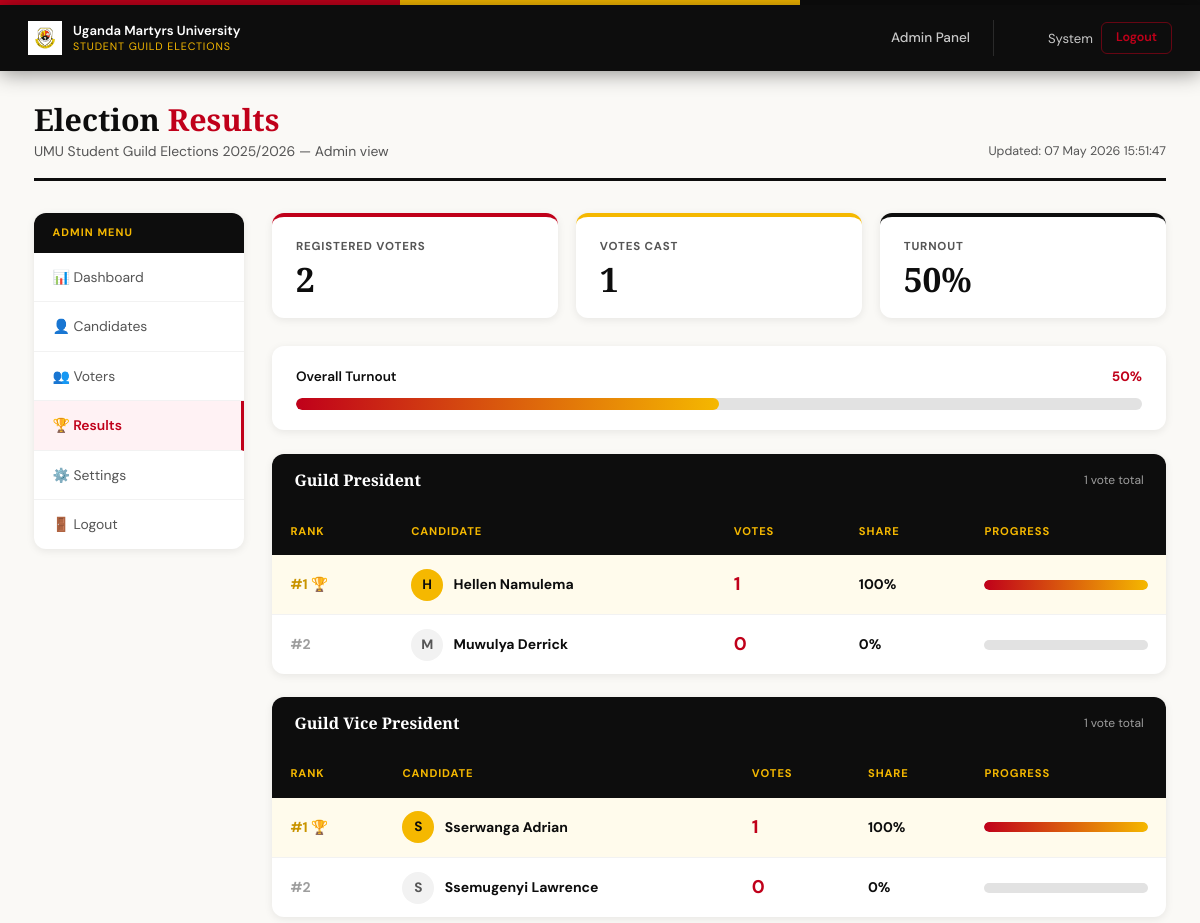
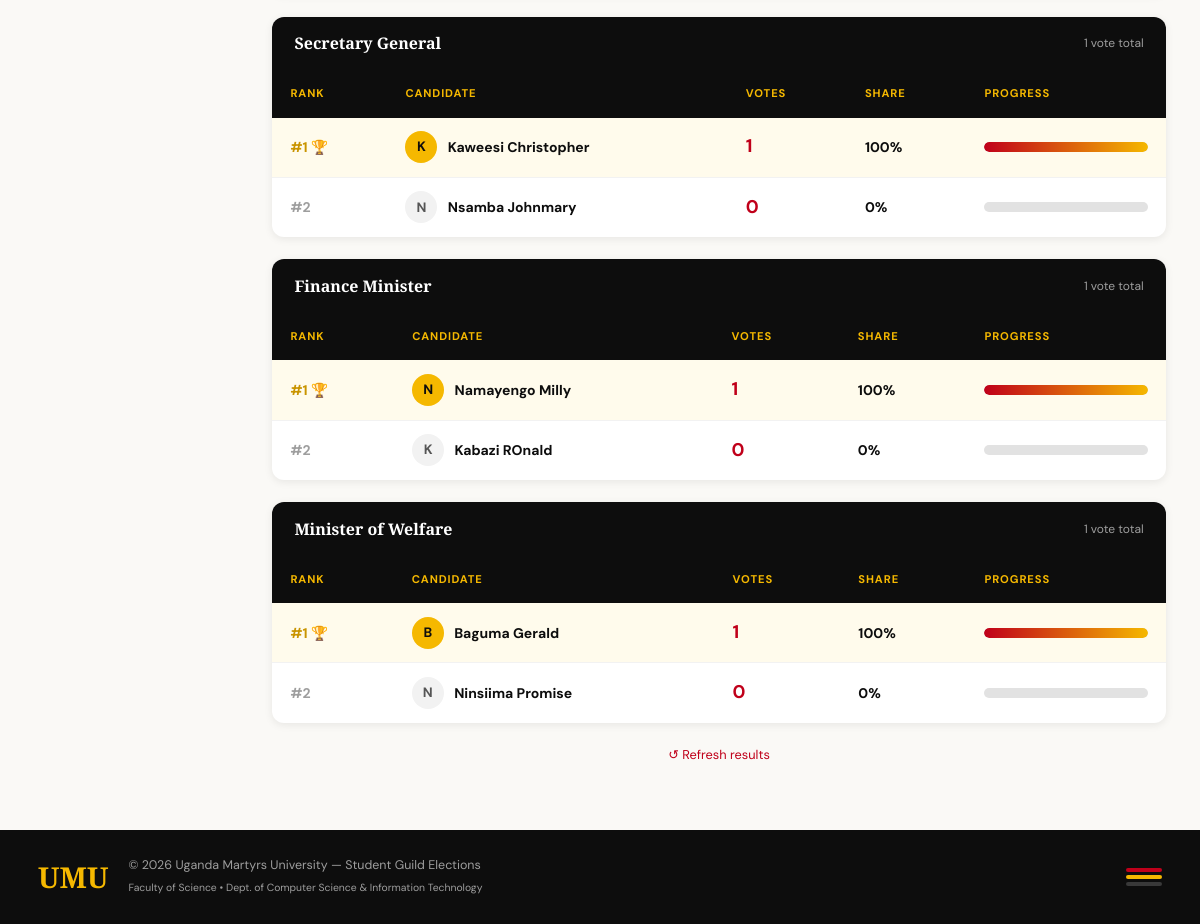
/admin/results.php (signed in), run on the app's committed database (2 pictures, top to bottom).
### tables this page shows
CREATE TABLE IF NOT EXISTS `settings` (
  `id` int UNSIGNED NOT NULL AUTO_INCREMENT,
  `setting_key` varchar(60) NOT NULL,
  `setting_value` varchar(255) NOT NULL,
  PRIMARY KEY (`id`),
  UNIQUE KEY `setting_key` (`setting_key`)
);

CREATE TABLE IF NOT EXISTS `positions` (
  `id` int UNSIGNED NOT NULL AUTO_INCREMENT,
  `title` varchar(100) NOT NULL,
  `display_order` tinyint UNSIGNED NOT NULL DEFAULT '0',
  PRIMARY KEY (`id`)
);

CREATE TABLE IF NOT EXISTS `candidates` (
  `id` int UNSIGNED NOT NULL AUTO_INCREMENT,
  `position_id` int UNSIGNED NOT NULL,
  `full_name` varchar(120) NOT NULL,
  `manifesto` text,
  `photo_path` varchar(255) DEFAULT NULL,
  `vote_count` int UNSIGNED NOT NULL DEFAULT '0',
  `created_at` timestamp NOT NULL DEFAULT CURRENT_TIMESTAMP,
  PRIMARY KEY (`id`),
  KEY `position_id` (`position_id`)
);

### config.php (called while the page is built, shortened)
<?php
function db(): PDO {
    static $pdo = null;
    if ($pdo !== null) return $pdo;
    $dsn = 'mysql:host='.DB_HOST.';dbname='.DB_NAME.';charset='.DB_CHARSET;
    try {
        $pdo = new PDO($dsn, DB_USER, DB_PASS, [
            PDO::ATTR_ERRMODE            => PDO::ERRMODE_EXCEPTION,
            PDO::ATTR_DEFAULT_FETCH_MODE => PDO::FETCH_ASSOC,
            PDO::ATTR_EMULATE_PREPARES   => false,
        ]);
    } catch (PDOException $ex) {
        http_response_code(500);
        die('<div style="font-family:monospace;background:#fff0f2;color:#c00;padding:24px;'
          . 'border-left:5px solid #c00;max-width:700px;margin:40px auto">'
          . '<strong>Database connection failed.</strong><br><br>'
          . htmlspecialchars($ex->getMessage())
          . '<br><br>Please edit <strong>config.php</strong> and set the correct '
          . 'DB_HOST, DB_USER, DB_PASS, DB_NAME values.</div>');
    }
    return $pdo;
}
function e(string $s): string {
    return htmlspecialchars($s, ENT_QUOTES | ENT_SUBSTITUTE, 'UTF-8');
}
function electionTitle(): string {
    $row = db()->query(
        "SELECT setting_value FROM settings WHERE setting_key='election_title' LIMIT 1"
    )->fetch();
    return $row['setting_value'] ?? APP_NAME;
}

### admin/results.php (the view, shortened to what this page needs)
<?php
require_once __DIR__ . '/../config.php';
$positions = db()->query('SELECT * FROM positions ORDER BY display_order')->fetchAll();
$candidates = db()->query(
    'SELECT c.id, c.position_id, c.full_name, c.vote_count,
            p.title AS position_title
     FROM candidates c
     JOIN positions p ON c.position_id = p.id
     ORDER BY p.display_order, c.vote_count DESC, c.full_name'
)->fetchAll();
$byPos = [];
foreach ($candidates as $c) $byPos[$c['position_id']][] = $c;
$totalStudents = (int)db()->query('SELECT COUNT(*) FROM users WHERE role="student"')->fetchColumn();
$votedStudents = (int)db()->query('SELECT COUNT(*) FROM users WHERE has_voted=1 AND role="student"')->fetchColumn();
$turnout       = $totalStudents > 0 ? round(($votedStudents / $totalStudents) * 100, 1) : 0;
include __DIR__ . '/../includes/header.php';
?>
<div class="page-wrap">
  <div class="page-header">
    <div>
      <h1>Election <span>Results</span></h1>
      <div class="page-subtitle"><?= e(electionTitle()) ?> — Admin view</div>
    </div>
    <span style="font-size:.78rem;color:var(--grey-600)">
      Updated: <?= date('d M Y H:i:s') ?>
    </span>
  </div>
  <div class="admin-layout">
    <aside class="admin-sidebar">
      <nav class="sidebar-nav">
        <div class="sidebar-nav-header">Admin Menu</div>
        <a href="dashboard.php"  class="sidebar-nav-link">📊 Dashboard</a>
        <a href="candidates.php" class="sidebar-nav-link">👤 Candidates</a>
        <a href="users.php"      class="sidebar-nav-link">👥 Voters</a>
        <a href="results.php"    class="sidebar-nav-link active">🏆 Results</a>
        <a href="settings.php"   class="sidebar-nav-link">⚙️ Settings</a>
        <a href="../logout.php"  class="sidebar-nav-link">🚪 Logout</a>
      </nav>
    </aside>
    <div class="admin-main">
      <div class="stats-grid" style="grid-template-columns:repeat(3,1fr)">
        <div class="stat-card">
          <div class="stat-label">Registered Voters</div>
          <div class="stat-value"><?= number_format($totalStudents) ?></div>
        </div>
        <div class="stat-card yellow">
          <div class="stat-label">Votes Cast</div>
          <div class="stat-value"><?= number_format($votedStudents) ?></div>
        </div>
        <div class="stat-card black">
          <div class="stat-label">Turnout</div>
          <div class="stat-value"><?= $turnout ?>%</div>
        </div>
      </div>
      <div style="background:var(--white);border-radius:var(--radius-md);padding:1.25rem 1.5rem;
                  box-shadow:var(--shadow-sm);margin-bottom:1.5rem">
        <div style="display:flex;justify-content:space-between;margin-bottom:.6rem;font-size:.85rem">
          <span style="font-weight:600">Overall Turnout</span>
          <strong style="color:var(--red)"><?= $turnout ?>%</strong>
        </div>
        <div class="vote-bar-track" style="height:12px">
          <div class="vote-bar-fill" data-pct="<?= $turnout ?>" style="width:0%"></div>
        </div>
      </div>
      <?php foreach ($positions as $pos):
        $cands = $byPos[$pos['id']] ?? [];
        $total = array_sum(array_column($cands, 'vote_count'));
      ?>
      <div class="data-table-wrap" style="margin-bottom:1.4rem">
        <div style="background:var(--black);color:var(--white);padding:.9rem 1.4rem;
                    display:flex;justify-content:space-between;align-items:center">
          <span style="font-family:var(--font-display);font-size:1rem;font-weight:700">
            <?= e($pos['title']) ?>
          </span>
          <span style="font-size:.75rem;color:var(--grey-400)">
            <?= $total ?> vote<?= $total !== 1 ? 's' : '' ?> total
          </span>
        </div>
        <table class="data-table">
          <thead>
            <tr>
              <th>Rank</th>
              <th>Candidate</th>
              <th>Votes</th>
              <th>Share</th>
              <th style="width:200px">Progress</th>
            </tr>
          </thead>
          <tbody>
            <?php if (!$cands): ?>
              <tr>
                <td colspan="5" style="text-align:center;color:var(--grey-400);padding:1.5rem">
                  No candidates for this position.
                </td>
              </tr>
            <?php else: ?>
              <?php foreach ($cands as $i => $c):
                $pct = $total > 0 ? round(($c['vote_count'] / $total) * 100, 1) : 0;
                $isLeader = ($i === 0 && $total > 0);
              ?>
              <tr style="<?= $isLeader ? 'background:#fffbec' : '' ?>">
                <td>
                  <strong style="color:<?= $isLeader ? 'var(--yellow-dk)' : 'var(--grey-400)' ?>">
                    #<?= $i + 1 ?> <?= $isLeader ? '🏆' : '' ?>
                  </strong>
                </td>
                <td>
                  <div style="display:flex;align-items:center;gap:.65rem">
                    <div style="width:32px;height:32px;border-radius:50%;
                                background:<?= $isLeader ? 'var(--yellow);color:var(--black)' : 'var(--grey-100);color:var(--grey-600)' ?>;
                                display:flex;align-items:center;justify-content:center;
                                font-weight:700;font-size:.85rem;flex-shrink:0">
                      <?= strtoupper(substr($c['full_name'], 0, 1)) ?>
                    </div>
                    <strong><?= e($c['full_name']) ?></strong>
                  </div>
                </td>
                <td>
                  <strong style="font-size:1.15rem;color:var(--red)"><?= number_format($c['vote_count']) ?></strong>
                </td>
                <td>
                  <strong><?= $pct ?>%</strong>
                </td>
                <td>
                  <div class="vote-bar-track">
                    <div class="vote-bar-fill" data-pct="<?= $pct ?>" style="width:0%"></div>
                  </div>
                </td>
              </tr>
              <?php endforeach; ?>
            <?php endif; ?>
          </tbody>
        </table>
      </div>
      <?php endforeach; ?>
      <p style="text-align:center;font-size:.8rem;color:var(--grey-400);margin-top:.5rem">
        <a href="results.php" style="color:var(--red)">↺ Refresh results</a>
      </p>
    </div>
  </div>
</div>
<?php include __DIR__ . '/../includes/footer.php'; ?>

### assets/style.css (style rules this page uses)
:root { --black: #0d0d0d; --red: #c0001a; --red-dark: #8a0012; --red-light: #fff2f4; --yellow: #f5b800; --yellow-dk: #c99400; --white: #ffffff; --off-white: #faf9f6; --grey-50: #f9f9f9; --grey-100: #f2f2f2; --grey-200: #e2e2e2; --grey-300: #c8c8c8; --grey-400: #9e9e9e; --grey-600: #555; --green: #1a7a3c; --green-bg: #edfaf3; --font-display: 'Playfair Display', Georgia, serif; --font-body: 'DM Sans', 'Segoe UI', Arial, sans-serif; --radius-sm: 6px; --radius-md: 12px; --radius-lg: 20px; --shadow-sm: 0 2px 8px rgba(0,0,0,.08); --shadow-md: 0 6px 24px rgba(0,0,0,.13); --shadow-lg: 0 16px 48px rgba(0,0,0,.18); --ease: .22s ease; }
*,*::before,*::after { box-sizing:border-box; margin:0; padding:0; }
html { scroll-behavior:smooth; font-size:16px; }
body { font-family: var(--font-body); background: var(--off-white); color: var(--black); min-height: 100vh; display: flex; flex-direction: column; line-height: 1.6; }
a { color:inherit; text-decoration:none; }
.page-wrap { flex: 1; width: 100%; max-width: 1180px; margin: 0 auto; padding: 2rem 1.5rem 4rem; }
.page-header { display: flex; align-items: flex-end; justify-content: space-between; flex-wrap: wrap; gap: 1rem; padding-bottom: 1rem; margin-bottom: 2rem; border-bottom: 3px solid var(--black); }
.page-header h1 { font-family: var(--font-display); font-size: 1.9rem; font-weight: 900; line-height: 1.1; }
.page-header h1 span { color: var(--red); }
.page-subtitle { font-size: .87rem; color: var(--grey-600); margin-top: .2rem; }
.admin-layout { display: flex; gap: 1.75rem; align-items: flex-start; }
.admin-sidebar { width: 210px; flex-shrink: 0; position: sticky; top: 82px; }
.admin-main { flex:1; min-width:0; }
.sidebar-nav { background: var(--white); border-radius: var(--radius-md); box-shadow: var(--shadow-sm); overflow: hidden; margin-bottom: 1rem; }
.sidebar-nav-header { background: var(--black); color: var(--yellow); font-size: .68rem; font-weight: 700; text-transform: uppercase; letter-spacing: .1em; padding: .7rem 1.15rem; }
.sidebar-nav-link { display: flex; align-items: center; gap: .65rem; padding: .82rem 1.15rem; font-size: .87rem; color: var(--grey-600); border-bottom: 1px solid var(--grey-100); transition: var(--ease); }
.sidebar-nav-link:last-child { border-bottom:none; }
.sidebar-nav-link.active { background:var(--red-light); color:var(--red); font-weight:600; border-right:3px solid var(--red); }
.stats-grid { display: grid; grid-template-columns: repeat(auto-fill, minmax(175px, 1fr)); gap: 1.1rem; margin-bottom: 1.75rem; }
.stat-card { background: var(--white); border-radius: var(--radius-md); box-shadow: var(--shadow-sm); padding: 1.35rem 1.5rem; border-top: 4px solid var(--red); }
.stat-card.yellow { border-color:var(--yellow); }
.stat-card.black { border-color:var(--black); }
.stat-label { font-size:.72rem; font-weight:700; letter-spacing:.07em; text-transform:uppercase; color:var(--grey-600); margin-bottom:.4rem; }
.stat-value { font-family:var(--font-display); font-size:2.1rem; font-weight:700; color:var(--black); line-height:1; }
.vote-bar-track { height: 10px; background: var(--grey-200); border-radius: 50px; overflow: hidden; }
.vote-bar-fill { height: 100%; background: linear-gradient(90deg, var(--red), var(--yellow)); border-radius: 50px; transition: width .7s ease; width: 0%; }
.data-table-wrap { background: var(--white); border-radius: var(--radius-md); box-shadow: var(--shadow-sm); overflow: hidden; }
.data-table { width: 100%; border-collapse: collapse; font-size: .875rem; }
.data-table thead th { background: var(--black); color: var(--yellow); font-size: .7rem; font-weight: 700; text-transform: uppercase; letter-spacing: .08em; padding: .9rem 1.15rem; text-align: left; white-space: nowrap; }
.data-table tbody td { padding: .85rem 1.15rem; border-bottom: 1px solid var(--grey-100); vertical-align: middle; }
.data-table tbody tr:last-child td { border-bottom:none; }

### data on the page
settings: setting_value "UMU Student Guild Elections 2025/2026"
positions: title "Guild President", id "1"
candidates: full_name "H", full_name "Hellen Namulema", vote_count "1", pct "100"
candidates: full_name "M", full_name "Muwulya Derrick", vote_count "0", pct "0"
positions: title "Guild Vice President", id "1"
candidates: full_name "S", full_name "Sserwanga Adrian", vote_count "1", pct "100"
candidates: full_name "S", full_name "Ssemugenyi Lawrence", vote_count "0", pct "0"
positions: title "Secretary General", id "1"
candidates: full_name "K", full_name "Kaweesi Christopher", vote_count "1", pct "100"
candidates: full_name "N", full_name "Nsamba Johnmary", vote_count "0", pct "0"
positions: title "Finance Minister", id "1"
candidates: full_name "N", full_name "Namayengo Milly", vote_count "1", pct "100"
candidates: full_name "K", full_name "Kabazi ROnald", vote_count "0", pct "0"
positions: title "Minister of Welfare", id "1"
candidates: full_name "B", full_name "Baguma Gerald", vote_count "1", pct "100"
candidates: full_name "N", full_name "Ninsiima Promise", vote_count "0", pct "0"

### other printed values
explode(' ', $u['name'])[0] "System"
$totalStudents "2"
$votedStudents "1"
$turnout "50"
